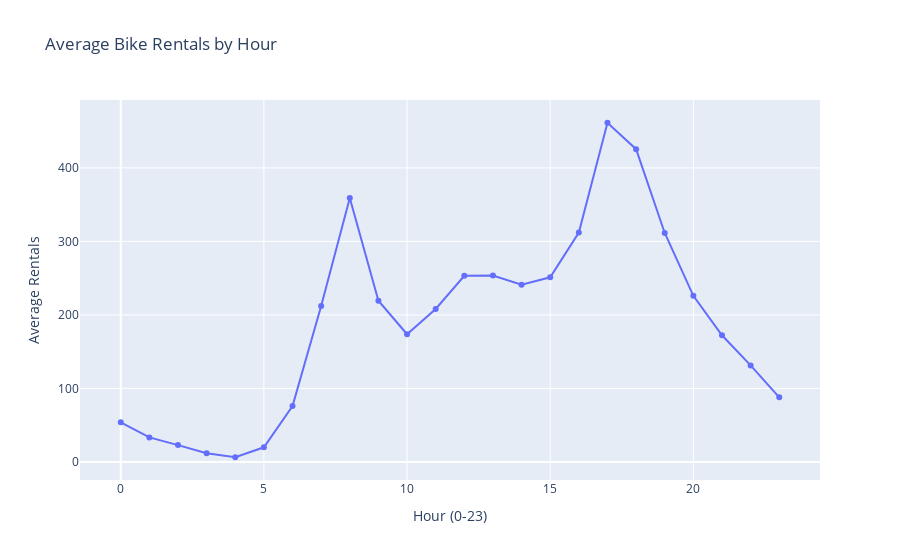

Notebook code for this chart:
### Code cell
# Hourly bike rental usage

# Average rentals by hour
hour_data = hour_data_update.groupby('hr')['cnt'].mean().reset_index()

fig = px.line(hour_data, x='hr', y='cnt', title="Average Bike Rentals by Hour", markers=True)
fig.update_layout(xaxis_title='Hour (0-23)', yaxis_title='Average Rentals')
fig.show()

### Figure 1 — Plotly figure (JSON) as saved in the notebook; plotly's stock layout.template omitted (floating-point values rounded to 4 significant figures)
{"data": [{"hovertemplate": "hr=%{x}<br>cnt=%{y}<extra></extra>", "legendgroup": "", "line": {"color": "#636efa", "dash": "solid"}, "marker": {"symbol": "circle"}, "mode": "lines+markers", "name": "", "orientation": "v", "showlegend": false, "type": "scatter", "x": [0, 1, 2, 3, 4, 5, 6, 7, 8, 9, 10, 11, 12, 13, 14, 15, 16, 17, 18, 19, 20, 21, 22, 23], "xaxis": "x", "y": [53.9, 33.38, 22.87, 11.73, 6.353, 19.89, 76.04, 212.1, 359.0, 219.3, 173.7, 208.1, 253.3, 253.7, 240.9, 251.2, 312.0, 461.5, 425.5, 311.5, 226.0, 172.3, 131.3, 87.83], "yaxis": "y"}], "layout": {"legend": {"tracegroupgap": 0}, "title": {"text": "Average Bike Rentals by Hour"}, "xaxis": {"anchor": "y", "domain": [0, 1], "title": {"text": "Hour (0-23)"}}, "yaxis": {"anchor": "x", "domain": [0, 1], "title": {"text": "Average Rentals"}}}}
